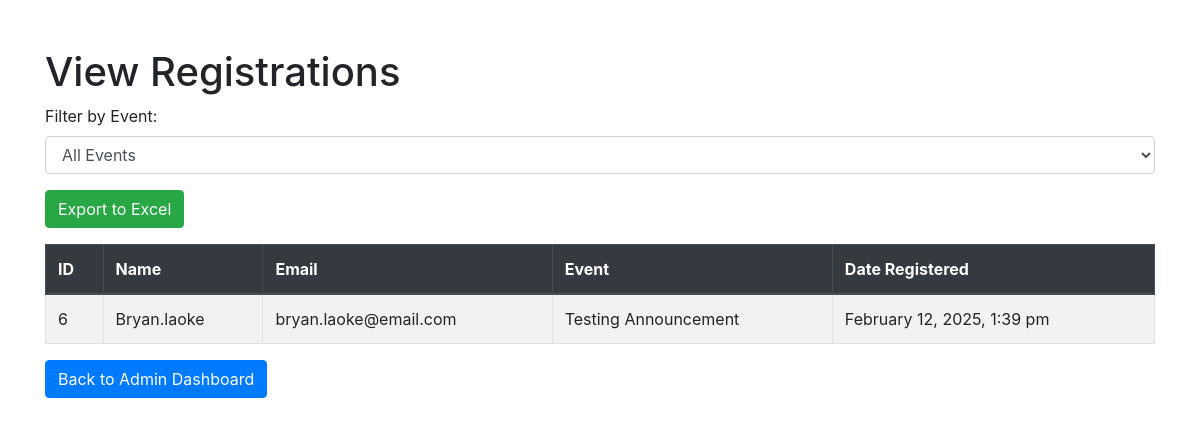
The page /view_registrations.php (signed in) on the database as committed earlier.
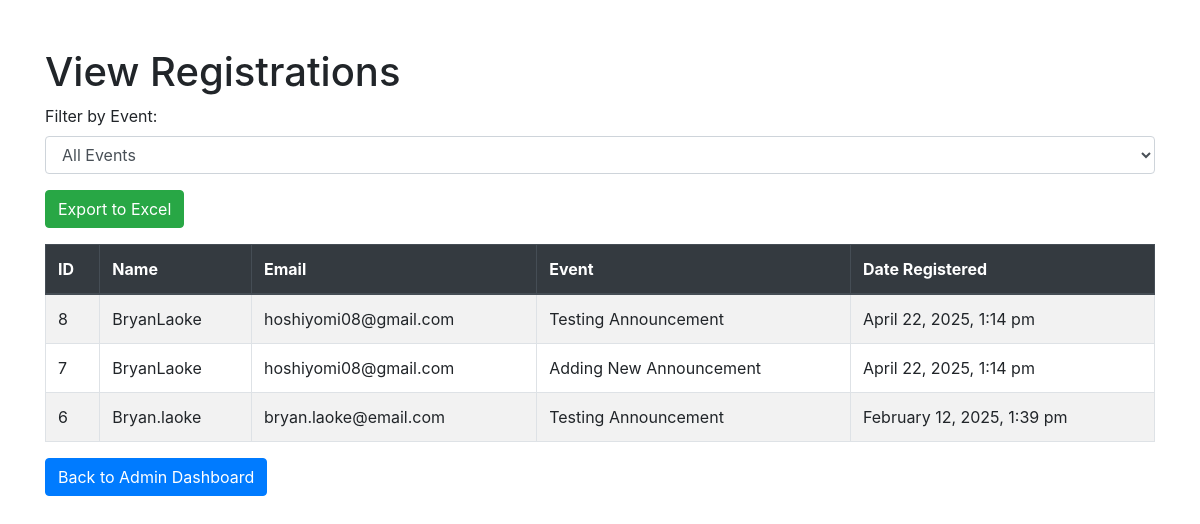
The same page on the database as committed later.
### tables this page shows
CREATE TABLE `registrations` (
  `id` int(11) NOT NULL,
  `announcement_id` int(11) NOT NULL,
  `user_id` int(11) NOT NULL,
  `name` varchar(255) NOT NULL,
  `email` varchar(255) NOT NULL,
  `registered_at` timestamp NOT NULL DEFAULT current_timestamp()
);

CREATE TABLE `announcements` (
  `id` int(11) NOT NULL,
  `title` varchar(255) NOT NULL,
  `content` text NOT NULL,
  `type` enum('view-only','event') NOT NULL,
  `max_participants` int(11) DEFAULT NULL,
  `created_at` timestamp NOT NULL DEFAULT current_timestamp(),
  `registered_participants` int(11) DEFAULT 0,
  `image_path` varchar(255) DEFAULT NULL,
  `genre` varchar(255) NOT NULL
);

### view_registrations.php (the view, shortened to what this page needs)
<?php
include 'db.php';
$sql = "SELECT registrations.*, announcements.title AS event_title
        FROM registrations
        JOIN announcements ON registrations.announcement_id = announcements.id";
$sql .= " ORDER BY registered_at DESC";
$result = $conn->query($sql);
?>
<!DOCTYPE html>
<html lang="en">
<head>
    <link rel="stylesheet" href="https://maxcdn.bootstrapcdn.com/bootstrap/4.5.2/css/bootstrap.min.css">
</head>
<body>
    <div class="container">
        <h1 class="mt-5">View Registrations</h1>
        <form method="GET" class="mb-3">
            <div class="form-group">
                <label for="event_id">Filter by Event:</label>
                <select name="event_id" id="event_id" class="form-control" onchange="filterRegistrations()">
                    <option value="">All Events</option>
                </select>
            </div>
        </form>
        <form method="POST" action="export_registrations.php" class="mb-3">
            <button type="submit" class="btn btn-success">Export to Excel</button>
        </form>
        <table class="table table-bordered table-striped mt-3">
            <thead class="thead-dark">
                <tr>
                    <th>ID</th>
                    <th>Name</th>
                    <th>Email</th>
                    <th>Event</th>
                    <th>Date Registered</th>
                </tr>
            </thead>
            <tbody>
                <?php while ($row = $result->fetch_assoc()): ?>
                    <tr>
                        <td><?php echo $row['id']; ?></td>
                        <td><?php echo htmlspecialchars($row['name']); ?></td>
                        <td><?php echo htmlspecialchars($row['email']); ?></td>
                        <td><?php echo htmlspecialchars($row['event_title']); ?></td>
                        <td><?php echo date("F j, Y, g:i a", strtotime($row['registered_at'])); ?></td>
                    </tr>
                <?php endwhile; ?>
            </tbody>
        </table>
        <p><a href="admin_dashboard.php" class="btn btn-primary">Back to Admin Dashboard</a></p>
    </div>
</body>
</html>

Rows that differ between the two databases and show on the page:
added registrations: id "8", name "BryanLaoke", email "hoshiyomi08@gmail.com", announcement.title "Testing Announcement", registered_at "April 22, 2025, 1:14 pm"
added registrations: id "7", name "BryanLaoke", email "hoshiyomi08@gmail.com", announcement.title "Adding New Announcement", registered_at "April 22, 2025, 1:14 pm"
